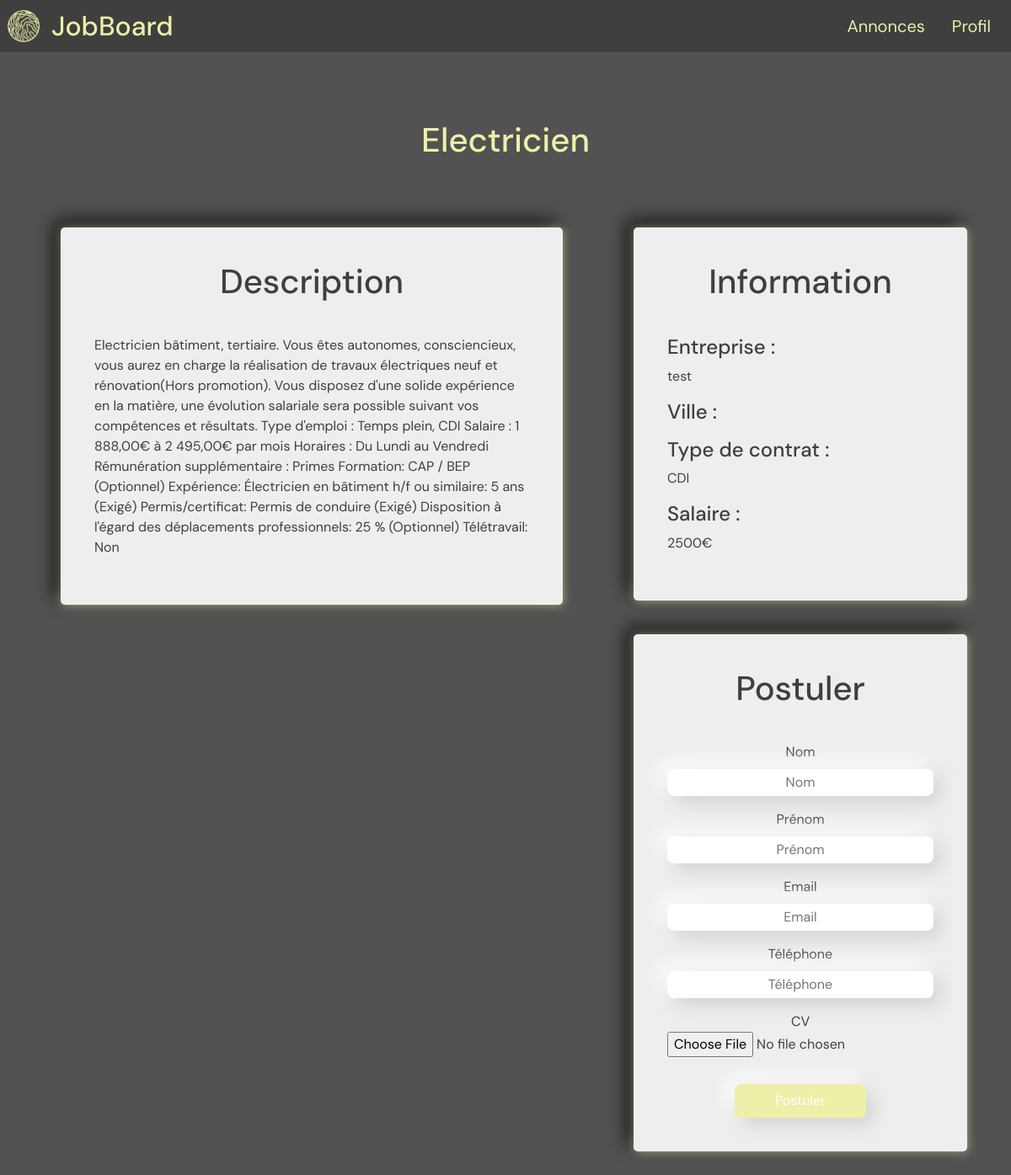
The page /addvertising.php?id=4 on the database as committed earlier.
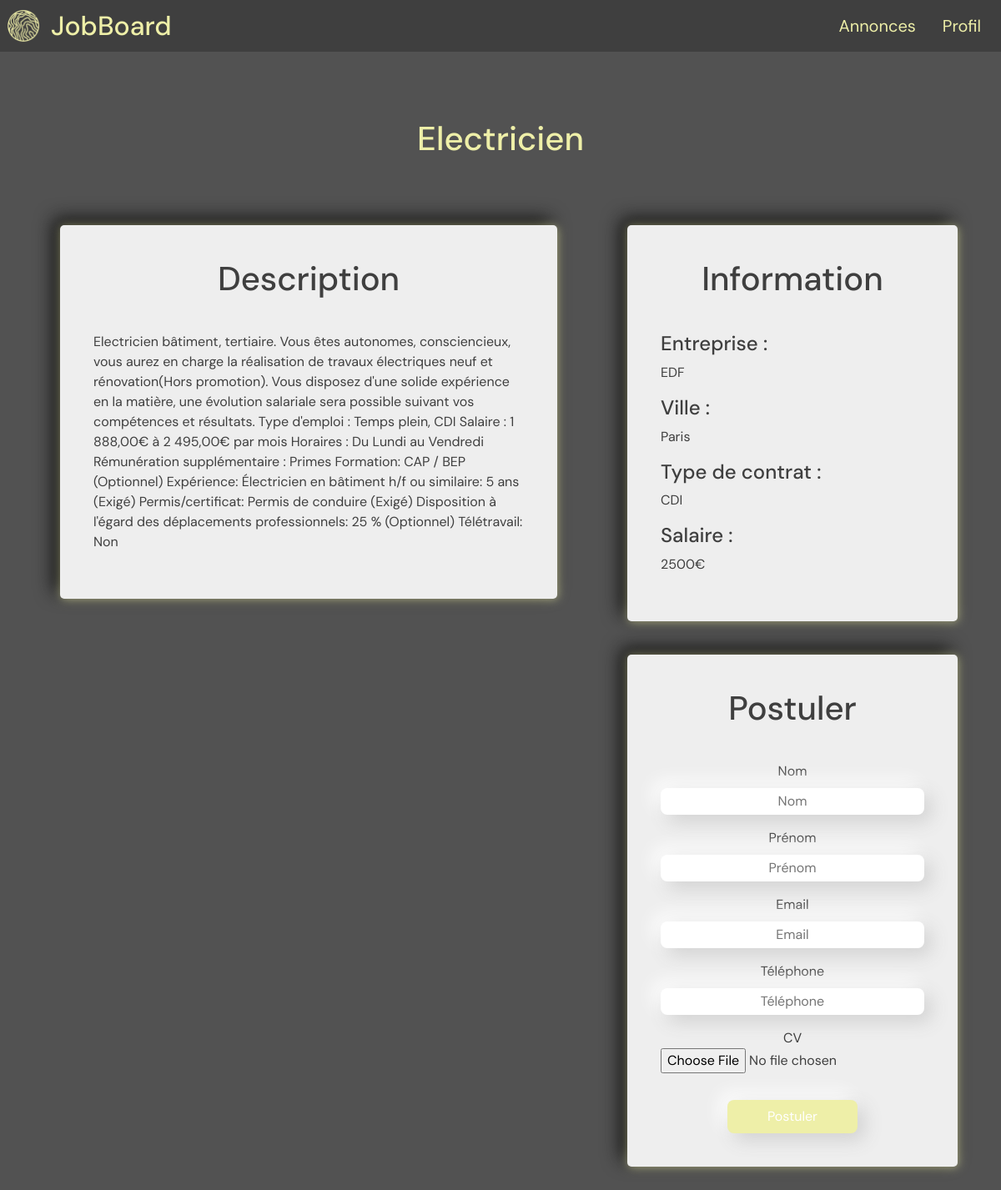
The same page on the database as committed later.
### tables this page shows
CREATE TABLE IF NOT EXISTS `advertising` (
  `id` int(11) NOT NULL AUTO_INCREMENT,
  `titre` varchar(255) DEFAULT NULL,
  `descript` text,
  `wages` int(11) DEFAULT NULL,
  `companie_name` varchar(255) DEFAULT NULL,
  `city` varchar(255) DEFAULT NULL,
  `date_e` date DEFAULT NULL,
  `published` tinyint(1) DEFAULT NULL,
  `companies_id` int(11) DEFAULT NULL,
  `contrat` varchar(255) DEFAULT NULL,
  PRIMARY KEY (`id`),
  KEY `companies_id` (`companies_id`)
);

### addvertising.php (the view, shortened to what this page needs)
<!DOCTYPE html>
<html lang="en">
<head>
    <link rel="stylesheet" href="https://cdnjs.cloudflare.com/ajax/libs/twitter-bootstrap/5.1.0/css/bootstrap.min.css">
    <link rel="stylesheet" href="https://cdnjs.cloudflare.com/ajax/libs/font-awesome/5.15.4/css/all.min.css">
    <link rel="stylesheet" href="style/style.css">
    <link rel="stylesheet" href="style/nav.css">
    <link rel="stylesheet" href="style/addvertising.css">
</head>
<body>
    <?php
    require_once("component/nav.php");
    require_once("configs/database.php");
    $id = $_GET['id'];
    $req = "SELECT * FROM advertising WHERE id = '$id'";
    if (isset($_SESSION['email']) && isset($_SESSION['email'])) {
        $email = $_SESSION['email'];
        $req2 = "SELECT * FROM people WHERE email = '$email'";
        foreach ($db->query($req2) as $line) {
            $people = $line['id'];
            $nom = $line['last_name'];
            $prénom = $line['first_name'];
            $tel = $line['phone'];
            $cv = $line['CV'];
        }
    } else {
        $nom = "";
        $prénom = "";
        $tel = "";
        $cv = "";
        $email = "";
    }
    foreach ($db->query($req) as $add) {
    ?>
        <div class="title_ad">
            <h1 style="color: #EEEFA8;"><?= $add['titre'] ?></h1>
        </div>
        <div class="add">
            <div class="row">
                <div class="fixed-content col-md-7 col-sm-12">
                    <div class="content">
                        <h1>Description</h5>
                            <p><?= $add['descript'] ?></p>
                    </div>
                </div>
                <div class="col-md-5 col-sm-12" style="position: absolute; right: 0;">
                    <div class="content">
                        <h1>Information</h5>
                            <div class="infos">
                                <h4>Entreprise :</h4>
                                <p><?= $add['companie_name'] ?></p>
                            </div>
                            <div class="info">
                                <h4>Ville :</h4>
                                <p><?= $add['city'] ?></p>
                            </div>
                            <div class="info">
                                <h4>Type de contrat :</h4>
                                <p><?= $add['contrat'] ?></p>
                            </div>
                            <div class="info">
                                <h4>Salaire :</h4>
                                <p><?= $add['wages'] ?>€</p>
                            </div>
                    </div>
                    <div class="content">
                        <h1>Postuler</h1>
                        <form action="" method="POST" id="form_ad">
                            <div class="in">
                                <label for="last_name">Nom</label>
                                <input type="text" name="last_name" id="last_name" required="required" placeholder="Nom" value="<?= $nom ?>">
                            </div>
                            <div class="in">
                                <label for="first_name">Prénom</label>
                                <input type="text" name="first_name" id="first_name" required="required" placeholder="Prénom" value="<?= $prénom ?>">
                            </div>
                            <div class="in">
                                <label for="email">Email</label>
                                <input type="email" name="email" id="email" required="required" placeholder="Email" value="<?= $email ?>">
                            </div>
                            <div class="in">
                                <label for="phone">Téléphone</label>
                                <input type="tel" name="phone" id="phone" required="required" placeholder="Téléphone" value="<?= $tel ?>">
                            </div>
                            <div class="file">
                                <label for="cv">CV</label>
                                <input type="file" name="cv" id="cv" required="required" accept=".pdf" value="<?= $cv ?>">
                            </div>
                            <button type="submit">Postuler</button>
                        </form>
                    </div>
                </div>
            <?php
        }
            ?>
</body>
</html>

Rows that differ between the two databases and show on the page:
changed advertising "Electricien": companie_name "test" → "EDF"; city (not shown) → "Paris"
